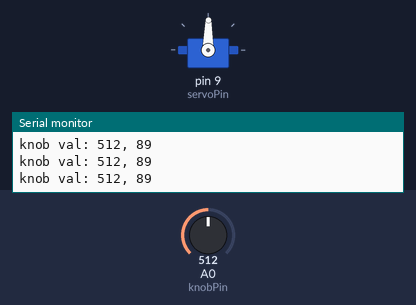
A sketch run on a simulated Arduino Uno, built with avr-gcc and run on an emulated ATmega328P. On the bench: servo, the last lines printed to the serial monitor. The inputs (shaded band) are chosen by the test bench; at power-on: A0 (knobPin) = 512.

Above: at 1.2 s.
1.3 s: A0 (knobPin) set to 556
At 2.5 s:
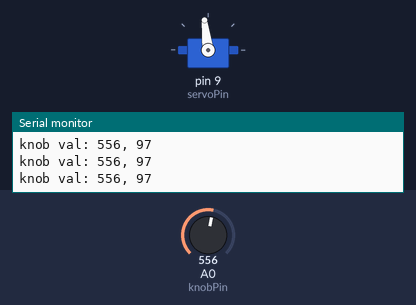
4.3 s: A0 (knobPin) set to 587
At 5.0 s:
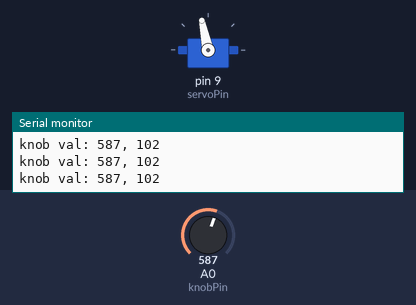
5.8 s: A0 (knobPin) set to 306
At 7.0 s:
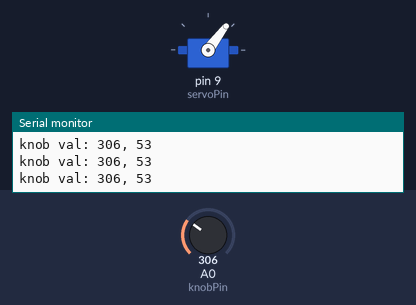
7.3 s: A0 (knobPin) set to 107
At 8.4 s:
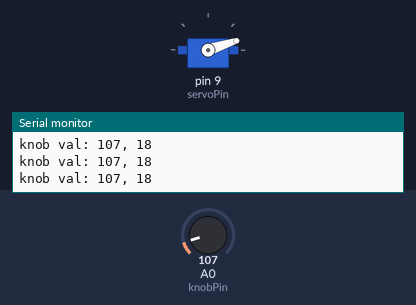
8.8 s: A0 (knobPin) set to 95
At 9.6 s:
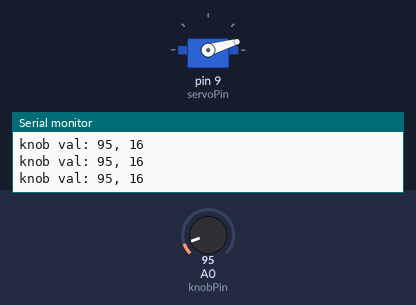
10.3 s: A0 (knobPin) set to 122
At 10.7 s:
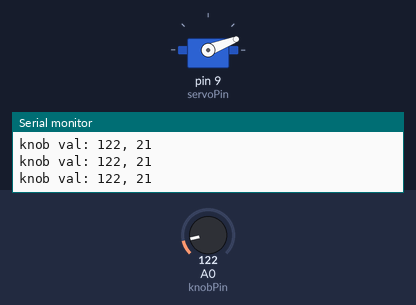
Timing chart, 0 to 12.8 s (numbered marks = the images above; inputs shaded):
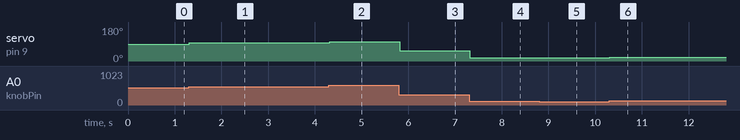

Measured:
- after the input at 1.3 s, servo on pin 9 (servoPin): 89° → 97° at once
- after the input at 4.3 s, servo on pin 9 (servoPin): 97° → 102° at once
- after the input at 5.8 s, servo on pin 9 (servoPin): 102° → 53° at once
- after the input at 7.3 s, servo on pin 9 (servoPin): 53° → 18° at once
- after the input at 8.8 s, servo on pin 9 (servoPin): 18° → 16° at once
- after the input at 10.3 s, servo on pin 9 (servoPin): 16° → 21° at once

The sketch:

Project_3_servo.ino
```cpp
#include <Servo.h>

Servo servo;

int const knobPin = A0;
int const servoPin = 9;
int angle;
int knobVal;

void setup()
{
    servo.attach(servoPin);

    Serial.begin(9600);

    Serial.println("setup completed");

}

void loop()
{
    knobVal = analogRead(knobPin);

    Serial.print("knob val: ");
    Serial.print(knobVal);

    // map [0, 1023] to [0, 180]
    // analog pin return [0, 1023]
    // the servo only work with 180 degree angle
    angle = map(knobVal, 0, 1023, 0, 179);


    Serial.print(", ");
    Serial.println(angle);

    // output the angle to servo
    servo.write(angle);

    // delay for stability
    delay(15);
}
```
